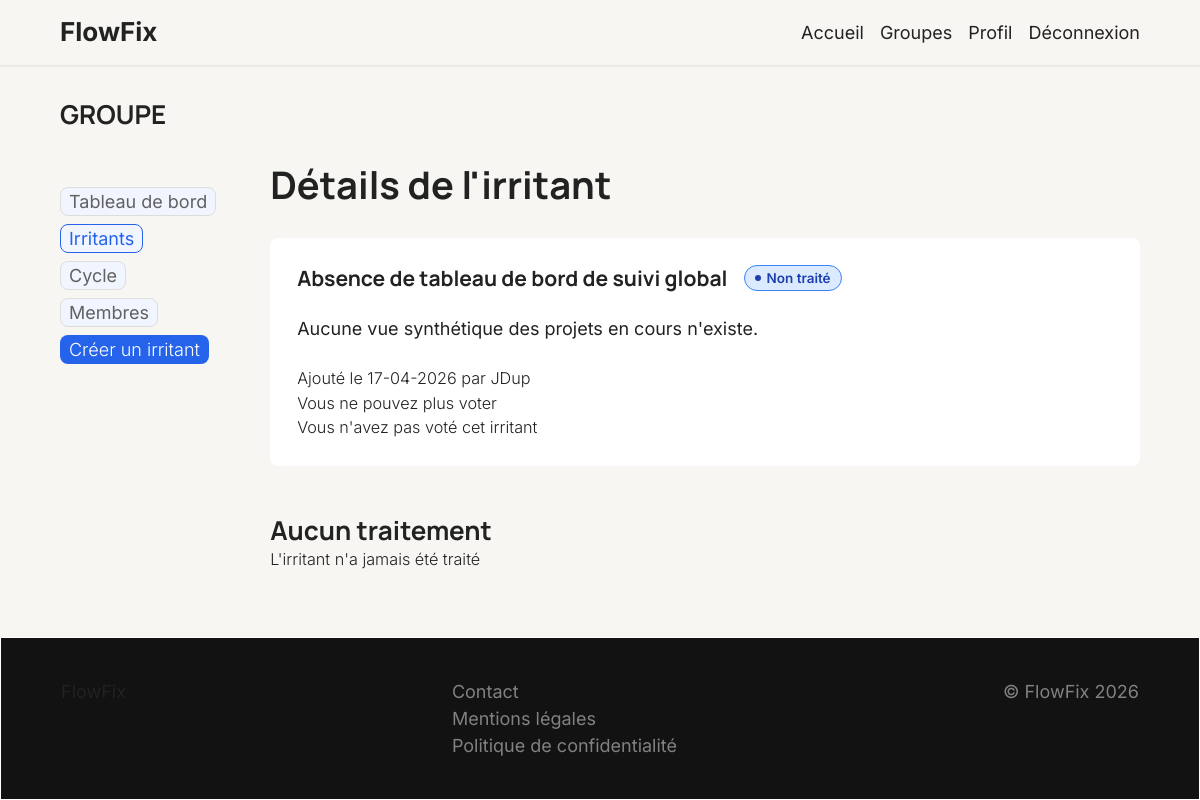
The page /team/1/friction/25 (signed in) on the database its author committed.
### tables this page shows
CREATE TABLE `FRICTIONS` (
  `id` int NOT NULL,
  `created_at` datetime NOT NULL,
  `title` varchar(100) NOT NULL,
  `description` varchar(2000) DEFAULT NULL,
  `updated_at` datetime DEFAULT NULL,
  `author_id` int NOT NULL,
  `team_id` int NOT NULL,
  `status_id` int NOT NULL
);

CREATE TABLE `FRICTION_STATUS` (
  `id` int NOT NULL,
  `label` varchar(100) NOT NULL
);

### Core/BaseController.php (called while the page is built, shortened)
<?php
abstract class BaseController {
    public function renderView($view,?array $data=null){
        if(!empty($data))extract($data);
        require(ROOT."/App/Views/Layout/layout.php");
    }
}
?>

### App/Controllers/FrictionController.php (called while the page is built, shortened)
<?php
class FrictionController extends BaseController{
    private FrictionService $frictionService;
    public function __construct(){
        $this->frictionService = new FrictionService;
    }
    public function showFrictionPage($params){
        $userId = $_SESSION["userId"] ?? null;
        $currentTeamId = $params["teamId"] ?? null;
        $frictionId = $params["frictionId"] ?? null;
        $data = $this->frictionService->getFrictionData($frictionId,$currentTeamId,$userId);
        $data["teamId"] = (string) $currentTeamId;
        $this->renderView("Team/friction/frictionDetails",$data);
    }
}
?>

### index.php (called while the page is built, shortened)
<?php
$AVAILABLES_ROUTES = include(ROOT."/Config/Routes.php");
$router = new Router($AVAILABLES_ROUTES);
$router->getController();
?>

### Core/BaseModel.php (called while the page is built, shortened)
<?php
abstract class BaseModel {
    public function __construct() {
            $this->connection = Database::getInstance()->getConnection();
    }
}
?>

### Core/Database.php (called while the page is built, shortened)
<?php
class Database {
    private static ?self $instance = null;
    private PDO $connection;
    private function __construct() {
        $this->connection = new PDO("mysql:
            host=".$_ENV['DB_HOST'].";
            dbname=".$_ENV['DB_NAME'],
            $_ENV['DB_USER'],
            $_ENV['DB_PASSWORD'],
            [PDO::ATTR_ERRMODE => PDO::ERRMODE_EXCEPTION]
        );
    }
    public static function getInstance(): self {
        if (self::$instance === null) {
            self::$instance = new self();
        }
        return self::$instance;
    }
    public function getConnection(): PDO {
        return $this->connection;
    }
}
?>

### App/Models/CycleModel.php (called while the page is built, shortened)
<?php
class CycleModel extends BaseModel{
    public function getCurrentCycle($teamId){
        $currentDate = new DateTimeImmutable()->format("Y-m-d H:i:s");
            $stmt = $this->connection->prepare("SELECT * FROM CYCLES WHERE end_date>:currentDate AND team_id=:teamId");
            $stmt->execute([":teamId"=>$teamId,":currentDate"=>$currentDate]);
            $result = $stmt->fetch(PDO::FETCH_ASSOC);
            return $result;
    }
}
?>

### App/Services/FrictionService.php (called while the page is built, shortened)
<?php
class FrictionService{
    private TeamMemberModel $teamMemberModel;
    private CycleModel $cycleModel;
    private FrictionModel $frictionModel;
    private FrictionVotesModel $frictionVoteModel;
    public function __construct(){
        $this->teamMemberModel = new TeamMemberModel();
        $this->cycleModel = new CycleModel();
        $this->frictionModel = new FrictionModel();
        $this->frictionVoteModel = new FrictionVotesModel();
    }
    public function getFrictionData(int $frictionId,int $teamId, int $userId):array{
        $currentCycleId = $this->cycleModel->getCurrentCycleId($teamId);
        $frictionDataWithStatus = $this->frictionModel->getByIdWithStatus($frictionId);
        $memberId = $this->teamMemberModel->findMemberId($userId,$teamId);
        $response=[];
        $response["cycleId"]=$currentCycleId;
        $response["memberId"]=$memberId;
        $frictionVotes =  $this->frictionVoteModel->getVotesCounter($currentCycleId,$frictionId);
        $authorUsername = $this->frictionModel->getAuthorUsername($frictionId);
        $hasVotedFriction = $this->frictionVoteModel->findBy(["id"],["cycle_id"=>$currentCycleId,"member_id"=>$memberId,"friction_id"=>$frictionId]);
        $currentCycleId = $this->cycleModel->getCurrentCycle($teamId);
        $maxTreatments = $this->cycleModel->findBy(["max_active_treatments"],["id"=>$currentCycleId],"onecolumn");
        $memberNbVotes = $this->frictionVoteModel->getCounterByMemberAndTeam($currentCycleId,$memberId);
        $canVoteFriction = (empty($hasVotedFriction) && $frictionDataWithStatus["status_label"] == "Non traité" && $memberNbVotes < $maxTreatments);
        $response["memberNbVotes"]=$memberNbVotes;
        $response["frictionData"]=[
            "friction"=>[
                "id"=>$frictionDataWithStatus["id"],
                "title"=>$frictionDataWithStatus["title"],
                "description"=>$frictionDataWithStatus["description"],
                "statusLabel"=>$frictionDataWithStatus["status_label"],
                "author"=>$authorUsername,
                "votes"=>$frictionVotes,
                "created_at"=>$frictionDataWithStatus["created_at"],
                "updated_at"=>$frictionDataWithStatus["updated_at"]
            ],
            "user"=>[
                "canVoteFriction"=>$canVoteFriction,
                "hasVotedFriction"=>$hasVotedFriction
            ]
        ];
        return $response;
    }
}
?>

### App/Models/FrictionModel.php (called while the page is built, shortened)
<?php
class FrictionModel extends BaseModel{
    public function getByIdWithStatus($frictionId){
        $stmt = $this->connection->prepare("SELECT f.*,fs.id as status_id,fs.label as status_label FROM FRICTIONS AS f JOIN FRICTION_STATUS AS fs ON f.status_id = fs.id WHERE f.id = :frictionId");
        $stmt->execute(["frictionId"=>$frictionId]);
        $result = $stmt->fetch(PDO::FETCH_ASSOC);
        return $result;
    }
}
?>

### App/Views/Team/friction/frictionDetails.php (the view, shortened to what this page needs)
<?php
$labelClassMap = [
    'Non traité'  => 'totreat',
    'En cours'    => 'inprogress',
    'En vote'     => 'invote',
    'Clos'        => 'closed',
    'Validé'      => 'approved',
    'Non validé'  => 'rejected',
    'À valider'   => 'invote',
];
?>
<div class="page page--panel teamPanel container">
    <div class="page__header">
        <h1 class="title-md mb-32">GROUPE</h1>
    </div>
    <div class="page__panel">
        <?php include dirname(__DIR__).'/Partials/_nav.php' ?>
        <div class="page__content panelContent">
            <div class="panelContent__header">
                <h2 class="section__title title-lg">Détails de l'irritant</h2>
            </div>
            <div class="panelContent__sections">
                <section class="panelContent__section">
                    <?php
                        $friction = $frictionData["friction"];
                        $user     = $frictionData["user"];
                    ?>
                    <div class="frictionCard">
                        <div class="frictionCard__top">
                            <h3><?= htmlspecialchars($friction["title"]) ?></h3>
                            <span class="badge badge--<?= $labelClassMap[$friction["statusLabel"]] ?>"><?= $friction["statusLabel"] ?></span>
                        </div>
                        <div class="frictionCard__description">
                            <p><?= htmlspecialchars($friction["description"]) ?></p>
                        </div>
                        <div>
                        <p class="text--xs">Ajouté le <?= (new DateTime($friction["created_at"]))->format("d-m-Y") ?> par <?= $friction["author"] ?></p>
                        <?php if ($user["canVoteFriction"]): ?>
                            <form action="team/<?= $teamId ?>/friction/<?= $friction["id"] ?>/vote" method="POST">
                                <button type="submit">Voter</button>
                            </form>
                        <?php else: ?>
                            <p class="text--xs">Vous ne pouvez plus voter</p>
                        <?php endif ?>
                        <p class="text--xs"><?= $user["hasVotedFriction"] ? "Vous avez voté pour cet irritant !" : "Vous n'avez pas voté cet irritant" ?></p>
                        </div>
                    </div>
                </section>
                <section class="panelContent__section">
                    <?php if (isset($treatmentsData)): ?>
                        <h3 class="title-md">Détails du traitement</h3>
                    <?php else: ?>
                        <h3 class="title-md">Aucun traitement</h3>
                        <p class="text--xs">L'irritant n'a jamais été traité</p>
                    <?php endif ?>
                </section>
            </div>
        </div>
    </div>
</div>

### Public/css/main.css (style rules this page uses)
:root { --bg-base:#F7F6F3; --bg-surface:#ffffff; --bg-surface-inverse: #121212; --border: #e5e5e5; --text-primary:#222222; --text-secondary:#565656; --text-primary-inverse:#ffffff; --text-secondary-inverse:#818181; --text-muted:#555555; --brand:#2563EB; --brand-hover:#1F54CA; --success-text:#14532D; --success-bg:#DCFCE7; --success-border:#22C55E; --error-text:#7F1D1D; --error-bg:#FEE2E2; --error-border:#EF4444; --friction-totreat-text:#1E40AF; --friction-totreat-bg:#DBEAFE; --friction-totreat-border:#3B82F6; --friction-inprogress-text:#92400E; --friction-inprogress-bg: #FEF3C7; --friction-inprogress-border:#F59E0B; --friction-invote-text: #5B21B6; --friction-invote-bg: #EDE9FE; --friction-invote-border: #8B5CF6; --friction-closed-text: #374151; --friction-closed-bg: #F3F4F6; --friction-closed-border: #9CA3AF; --treatment-inprogress-text: #92400E; --treatment-inprogress-bg: #FEF3C7; --treatment-inprogress-border: #F59E0B; --treatment-toreview-text: #78350F; --treatment-toreview-bg: #FFF7ED; --treatment-toreview-border: #FB923C; --treatment-approved-text: #14532D; --treatment-approved-bg: #DCFCE7; --treatment-approved-border: #22C55E; --treatment-rejected-text: #7F1D1D; --treatment-rejected-bg: #FEE2E2; --treatment-rejected-border: #EF4444; --member-text: #1E3A5F; --member-bg: #EFF6FF; --member-member-border: #93C5FD; --pilot-text: #164E63; --pilot-bg: #ECFEFF; --pilot-border: #22D3EE; --moderator-text: #312E81; --moderator-bg: #EEF2FF; --moderator-border: #6366F1; --font-title: "Manrope"; --font-text: "Inter"; font-size: 18px; }
*, *::before, *::after { box-sizing: border-box; margin: 0; padding: 0; }
html { scroll-behavior: smooth; -webkit-text-size-adjust: 100%; }
body { font-family: "Inter", sans-serif; background-color: var(--bg-base); color: var(--text-primary); line-height: 1.5; min-height: 100dvh; }
h1, h2, h3, h4, h5, h6 { font-family: var(--font-title); line-height: 1; color: var(--text-primary); }
.title-lg { font-size: clamp(26px, 4vw, 38px); font-weight: 700; line-height: 1.15; }
.title-md { font-size: clamp(20px, 2.5vw, 26px); font-weight: 700; line-height: 1.25; }
p { font-size: 1rem; line-height: 1.5; font-weight: 400; color: var(--text-primary); }
.text--xs { font-size: 0.9rem; font-weight: 300; }
body { display: grid; grid-template-rows: auto 1fr auto; min-height: 100vh; }
.container { margin: 0 auto; padding-left: 5vw; padding-right: 5vw; max-width: 1200px; }
:root { --header-height: 66px; }
.badge { display: inline-flex; align-items: center; gap: 6px; padding: 2px 10px; border-radius: 99px; border: 1px solid transparent; font-size: 0.75rem; font-weight: 600; line-height: 1.5; width: fit-content; }
.badge::before { content: ""; width: 6px; height: 6px; border-radius: 50%; background: currentColor; flex-shrink: 0; }
.badge--totreat { color: var(--friction-totreat-text); background: var(--friction-totreat-bg); border-color: var(--friction-totreat-border); }
.mb-32 { margin-bottom: 32px; }
.frictionCard { border-radius: 8px; padding: 1.5rem; width: 100%; background-color: var(--bg-surface); display: flex; flex-direction: column; justify-content: space-between; align-items: flex-start; gap: 24px; }
.frictionCard__top { display: flex; flex-direction: row; justify-content: flex-start; align-items: center; flex-wrap: wrap; gap: 16px; }
.page { padding-top: 32px; padding-bottom: 32px; }
.page--panel .page__header { width: 100%; }
.page--panel .page__panel { display: flex; flex-direction: column; justify-content: flex-start; align-items: flex-start; gap: 32px; }
@media (min-width: 850px) { .page--panel .page__panel { display: flex; flex-direction: row; justify-content: flex-start; align-items: flex-start; flex-wrap: nowrap; gap: 5%; } }
.panelContent { display: flex; flex-direction: column; justify-content: flex-start; align-items: flex-start; gap: 32px; width: 100%; }
.panelContent__header { display: flex; flex-direction: column; justify-content: flex-start; align-items: flex-start; gap: 8px; }
.panelContent__sections { display: flex; flex-direction: column; justify-content: flex-start; align-items: flex-start; width: 100%; gap: 48px; }
.panelContent__section { width: 100%; }

### rows shown on the page
frictions: title "Absence de tableau de bord de suivi global", friction_status.label "Non traité", description "Aucune vue synthétique des projets en cours n'existe.", created_at "17-04-2026"

### other values the page prints
$friction["author"] "JDup"
